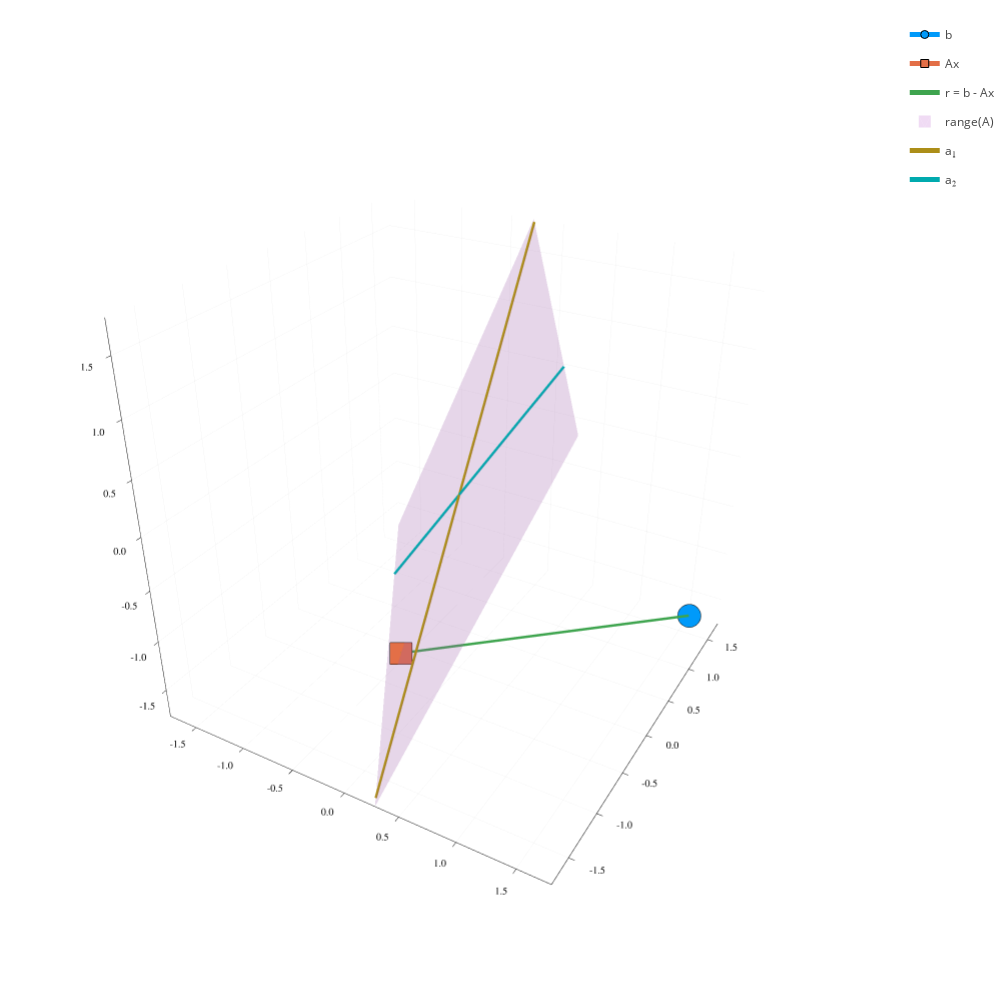

Notebook code for this chart:
### Markdown cell above
### Residual visualized

### Code cell
plotlyjs();
function plot_residual(A,x,b)
    corners = Float64[[-1,-1,-1] [ 1,-1,-1] [-1, 1,-1] [ 1, 1,-1] [-1,-1, 1] [ 1,-1, 1] [-1, 1, 1] [ 1, 1, 1]];
    cube = polyhedron(vrep(corners'), lib)
    triangle = [[2.0, 0.0] [-1.0, sqrt(3.)] [-1.0, -sqrt(3)]]*4
    Ax = A * x
    Q, R = qr(A, ColumnNorm())
    scale = maximum(abs.([b Ax]))
    if scale == 0
        scale = 1
    end
    scale *= 1.1
    p = plot(b[[1]], b[[2]], b[[3]]
        , m=:o
        , lim=(-scale, scale)
        , size=(1000,1000)
        , colorbar=:legend
        , label="b"
        , hover="b:<br>$(@sprintf("%+.2f", b[1]))<br>$(@sprintf("%+.2f", b[2]))<br>$(@sprintf("%+.2f", b[3]))"
    )
    plot!(p,Ax[[1]], Ax[[2]], Ax[[3]]
        , m=:square
        , label="Ax"
        , hover="x:<br>$(@sprintf("%+.2f", x[1]))<br>$(@sprintf("%+.2f", x[2]))<br>Ax:<br>$(@sprintf("%+.2f", Ax[1]))<br>$(@sprintf("%+.2f", Ax[2]))<br>$(@sprintf("%+.2f", Ax[3]))"
    )
    plot!(p,[Ax[1],b[1]],[Ax[2],b[2]],[Ax[3],b[3]]
        , label="r = b - Ax"
        , hover="r:<br>$(@sprintf("%+.2f", b[1] - Ax[1]))<br>$(@sprintf("%+.2f", b[2] - Ax[2]))<br>$(@sprintf("%+.2f", b[3] - Ax[3]))"
        )
    if (abs(R[1,1]) != 0.0)
        if abs(R[2,2]) > eps() * 100. * abs(R[1,1])
            # plot plane 
            Qtrivert = Q[:,1:2]*triangle
            Qtri = polyhedron(vrep((Q[:,1:2]*triangle)'), lib)
            isect = hcat(points(vrep(intersect(cube, Qtri)))...)*scale
            plot!(p,isect[1,:],isect[2,:],isect[3,:],st=:mesh3d
                , l = 0
                , fillalpha=0.5
                , label="range(A)"
                )
            q1 = A[:,1]
            q1max = maximum(abs.(q1))
            q1 *= scale / q1max
            plot!(p,[-q1[1], q1[1]],[-q1[2],q1[2]],[-q1[3],q1[3]]
                , label = "a₁"
                , hover="a₁:<br>$(@sprintf("%+.2f", A[1,1]))<br>$(@sprintf("%+.2f", A[2,1]))<br>$(@sprintf("%+.2f", A[3,1]))"
            )
            q2 = A[:,2]
            q2max = maximum(abs.(q2))
            q2 *= scale / q2max
            plot!(p,[-q2[1], q2[1]],[-q2[2],q2[2]],[-q2[3],q2[3]]
                , label = "a₂"
                , hover="a₂:<br>$(@sprintf("%+.2f", A[1,2]))<br>$(@sprintf("%+.2f", A[2,2]))<br>$(@sprintf("%+.2f", A[3,2]))"
            )
        else
            # plot line
            q = Q[:,1]
            qmax = maximum(abs.(q))
            q *= scale / qmax
            plot!(p,[-q[1], q[1]],[-q[2],q[2]],[-q[3],q[3]]
            )
        end
    end
    return p
end;
draw(plot_residual(randn(3,2), randn(2), randn(3)))

### Figure 1 — Plotly figure (JSON) as saved in the notebook; plotly's stock layout.template omitted (floating-point values rounded to 4 significant figures)
{"data": [{"colorbar": {"title": ""}, "hoverinfo": "text", "legendgroup": "b", "line": {"color": "rgba(0, 154, 250, 1.000)", "dash": "solid", "shape": "linear", "width": 5}, "marker": {"color": "rgba(0, 154, 250, 1.000)", "line": {"color": "rgba(0, 0, 0, 1.000)", "width": 1}, "size": 8, "symbol": "octagon"}, "mode": "lines+markers", "name": "b", "scene": "scene", "showlegend": true, "text": ["b:<br>+1.62<br>+1.36<br>-1.48"], "type": "scatter3d", "x": [1.619], "xaxis": "x", "y": [1.361], "yaxis": "y", "z": [-1.481], "zaxis": "z", "zmax": null, "zmin": null}, {"colorbar": {"title": ""}, "hoverinfo": "text", "legendgroup": "Ax", "line": {"color": "rgba(227, 111, 71, 1.000)", "dash": "solid", "shape": "linear", "width": 5}, "marker": {"color": "rgba(227, 111, 71, 1.000)", "line": {"color": "rgba(0, 0, 0, 1.000)", "width": 1}, "size": 8, "symbol": "square"}, "mode": "lines+markers", "name": "Ax", "scene": "scene", "showlegend": true, "text": ["x:<br>-1.13<br>+0.81<br>Ax:<br>-0.27<br>-0.53<br>-1.37"], "type": "scatter3d", "x": [-0.2709], "xaxis": "x", "y": [-0.5275], "yaxis": "y", "z": [-1.371], "zaxis": "z", "zmax": null, "zmin": null}, {"colorbar": {"title": ""}, "hoverinfo": "text", "legendgroup": "r = b - Ax", "line": {"color": "rgba(62, 164, 78, 1.000)", "dash": "solid", "shape": "linear", "width": 5}, "mode": "lines", "name": "r = b - Ax", "scene": "scene", "showlegend": true, "text": ["r:<br>+1.89<br>+1.89<br>-0.11", "r:<br>+1.89<br>+1.89<br>-0.11"], "type": "scatter3d", "x": [-0.2709, 1.619], "xaxis": "x", "y": [-0.5275, 1.361], "yaxis": "y", "z": [-1.371, -1.481], "zaxis": "z", "zmax": null, "zmin": null}, {"color": "rgba(195, 113, 210, 0.500)", "colorbar": {"title": ""}, "colorscale": [[0, "rgba(195, 113, 210, 0.500)"], [1, "rgba(195, 113, 210, 0.500)"]], "hoverinfo": "none", "name": "range(A)", "opacity": 0.5, "scene": "scene", "showlegend": true, "showscale": false, "type": "mesh3d", "x": [0.2847, -1.781, 1.781, -1.781, 1.781, -0.2847], "xaxis": "x", "y": [-1.781, 1.776, -1.781, 1.781, -1.776, 1.781], "yaxis": "y", "z": [-1.781, -1.781, 1.773, -1.773, 1.781, 1.781], "zaxis": "z", "zmax": null, "zmin": null}, {"colorbar": {"title": ""}, "hoverinfo": "text", "legendgroup": "a₁", "line": {"color": "rgba(172, 142, 24, 1.000)", "dash": "solid", "shape": "linear", "width": 5}, "mode": "lines", "name": "a₁", "scene": "scene", "showlegend": true, "text": ["a₁:<br>-0.10<br>+0.71<br>+0.75", "a₁:<br>-0.10<br>+0.71<br>+0.75"], "type": "scatter3d", "x": [0.24, -0.24], "xaxis": "x", "y": [-1.704, 1.704], "yaxis": "y", "z": [-1.781, 1.781], "zaxis": "z", "zmax": null, "zmin": null}, {"colorbar": {"title": ""}, "hoverinfo": "text", "legendgroup": "a₂", "line": {"color": "rgba(0, 170, 174, 1.000)", "dash": "solid", "shape": "linear", "width": 5}, "mode": "lines", "name": "a₂", "scene": "scene", "showlegend": true, "text": ["a₂:<br>-0.48<br>+0.35<br>-0.65", "a₂:<br>-0.48<br>+0.35<br>-0.65"], "type": "scatter3d", "x": [1.309, -1.309], "xaxis": "x", "y": [-0.9621, 0.9621], "yaxis": "y", "z": [1.781, -1.781], "zaxis": "z", "zmax": null, "zmin": null}], "layout": {"annotations": [], "height": 1000, "legend_position": {"bgcolor": "rgba(255, 255, 255, 1.000)", "bordercolor": "rgba(0, 0, 0, 1.000)", "borderwidth": 1, "font": {"color": "rgba(0, 0, 0, 1.000)", "family": "sans-serif", "size": 11}, "title": {"font": {"color": "rgba(0, 0, 0, 1.000)", "family": "sans-serif", "size": 15}, "text": ""}, "tracegroupgap": 0, "traceorder": "normal", "x": 1, "xanchor": "auto", "y": 1, "yanchor": "auto"}, "margin": {"b": 20, "l": 0, "r": 0, "t": 20}, "paper_bgcolor": "rgba(255, 255, 255, 1.000)", "plot_bgcolor": "rgba(255, 255, 255, 1.000)", "scene": {"camera": {"eye": {"x": 1.126, "y": -1.95, "z": 1.3}}, "domain": {"x": [0.03949, 0.9961], "y": [0.01505, 0.9961]}, "xaxis": {"gridcolor": "rgba(0, 0, 0, 0.100)", "gridwidth": 0.5, "linecolor": "rgba(0, 0, 0, 1.000)", "mirror": false, "range": [-1.781, 1.781], "showgrid": true, "showline": true, "showticklabels": true, "tickangle": 0, "tickcolor": "rgb(0, 0, 0)", "tickfont": {"color": "rgba(0, 0, 0, 1.000)", "family": "sans-serif", "size": 11}, "tickmode": "array", "ticks": "inside", "ticktext": ["-1.5", "-1.0", "-0.5", "0.0", "0.5", "1.0", "1.5"], "tickvals": [-1.5, -1, -0.5, 0, 0.5, 1, 1.5], "title": "", "titlefont": {"color": "rgba(0, 0, 0, 1.000)", "family": "sans-serif", "size": 15}, "type": "-", "visible": true, "zeroline": false, "zerolinecolor": "rgba(0, 0, 0, 1.000)"}, "yaxis": {"gridcolor": "rgba(0, 0, 0, 0.100)", "gridwidth": 0.5, "linecolor": "rgba(0, 0, 0, 1.000)", "mirror": false, "range": [-1.781, 1.781], "showgrid": true, "showline": true, "showticklabels": true, "tickangle": 0, "tickcolor": "rgb(0, 0, 0)", "tickfont": {"color": "rgba(0, 0, 0, 1.000)", "family": "sans-serif", "size": 11}, "tickmode": "array", "ticks": "inside", "ticktext": ["-1.5", "-1.0", "-0.5", "0.0", "0.5", "1.0", "1.5"], "tickvals": [-1.5, -1, -0.5, 0, 0.5, 1, 1.5], "title": "", "titlefont": {"color": "rgba(0, 0, 0, 1.000)", "family": "sans-serif", "size": 15}, "type": "-", "visible": true, "zeroline": false, "zerolinecolor": "rgba(0, 0, 0, 1.000)"}, "zaxis": {"gridcolor": "rgba(0, 0, 0, 0.100)", "gridwidth": 0.5, "linecolor": "rgba(0, 0, 0, 1.000)", "mirror": false, "range": [-1.781, 1.781], "showgrid": true, "showline": true, "showticklabels": true, "tickangle": 0, "tickcolor": "rgb(0, 0, 0)", "tickfont": {"color": "rgba(0, 0, 0, 1.000)", "family": "sans-serif", "size": 11}, "tickmode": "array", "ticks": "inside", "ticktext": ["-1.5", "-1.0", "-0.5", "0.0", "0.5", "1.0", "1.5"], "tickvals": [-1.5, -1, -0.5, 0, 0.5, 1, 1.5], "title": "", "titlefont": {"color": "rgba(0, 0, 0, 1.000)", "family": "sans-serif", "size": 15}, "type": "-", "visible": true, "zeroline": false, "zerolinecolor": "rgba(0, 0, 0, 1.000)"}}, "showlegend": true, "width": 1000}}
